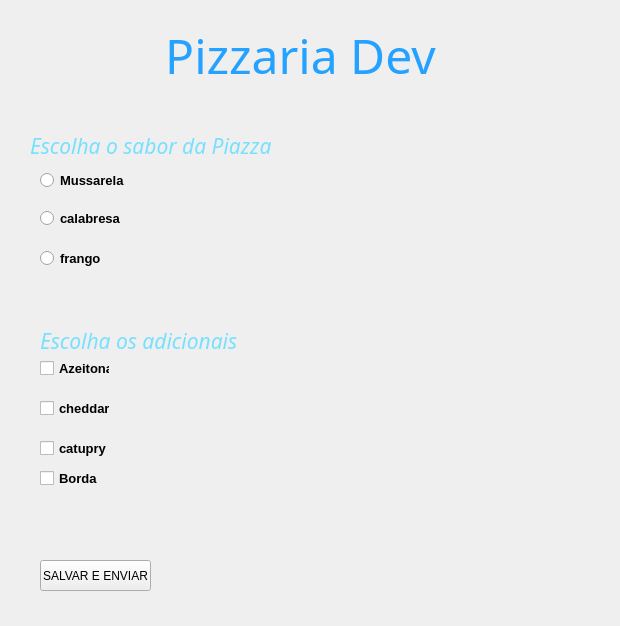
<?xml version="1.0" encoding="UTF-8"?>
<ui version="4.0">
 <class>Form</class>
 <widget class="QWidget" name="Form">
  <property name="geometry">
   <rect>
    <x>0</x>
    <y>0</y>
    <width>620</width>
    <height>626</height>
   </rect>
  </property>
  <property name="windowTitle">
   <string>Form</string>
  </property>
  <widget class="QLabel" name="label">
   <property name="geometry">
    <rect>
     <x>140</x>
     <y>0</y>
     <width>321</width>
     <height>111</height>
    </rect>
   </property>
   <property name="font">
    <font>
     <family>Playball</family>
     <pointsize>36</pointsize>
    </font>
   </property>
   <property name="styleSheet">
    <string notr="true">color:rgb(37, 161, 255)</string>
   </property>
   <property name="text">
    <string>Pizzaria Dev</string>
   </property>
   <property name="alignment">
    <set>Qt::AlignCenter</set>
   </property>
  </widget>
  <widget class="QLabel" name="label_2">
   <property name="geometry">
    <rect>
     <x>30</x>
     <y>110</y>
     <width>261</width>
     <height>71</height>
    </rect>
   </property>
   <property name="font">
    <font>
     <family>Noto Sans</family>
     <pointsize>16</pointsize>
     <italic>true</italic>
    </font>
   </property>
   <property name="styleSheet">
    <string notr="true">color:rgb(119, 224, 255)</string>
   </property>
   <property name="text">
    <string>Escolha o sabor da Piazza</string>
   </property>
  </widget>
  <widget class="QRadioButton" name="radioButton">
   <property name="geometry">
    <rect>
     <x>40</x>
     <y>170</y>
     <width>101</width>
     <height>21</height>
    </rect>
   </property>
   <property name="font">
    <font>
     <pointsize>10</pointsize>
     <weight>75</weight>
     <bold>true</bold>
    </font>
   </property>
   <property name="text">
    <string>Mussarela</string>
   </property>
  </widget>
  <widget class="QRadioButton" name="radioButton_2">
   <property name="geometry">
    <rect>
     <x>40</x>
     <y>210</y>
     <width>82</width>
     <height>17</height>
    </rect>
   </property>
   <property name="font">
    <font>
     <pointsize>10</pointsize>
     <weight>75</weight>
     <bold>true</bold>
    </font>
   </property>
   <property name="text">
    <string>calabresa</string>
   </property>
  </widget>
  <widget class="QRadioButton" name="radioButton_3">
   <property name="geometry">
    <rect>
     <x>40</x>
     <y>250</y>
     <width>82</width>
     <height>17</height>
    </rect>
   </property>
   <property name="font">
    <font>
     <pointsize>10</pointsize>
     <weight>75</weight>
     <bold>true</bold>
    </font>
   </property>
   <property name="text">
    <string>frango</string>
   </property>
  </widget>
  <widget class="QLabel" name="label_3">
   <property name="geometry">
    <rect>
     <x>40</x>
     <y>320</y>
     <width>221</width>
     <height>41</height>
    </rect>
   </property>
   <property name="font">
    <font>
     <family>Noto Sans</family>
     <pointsize>16</pointsize>
     <italic>true</italic>
    </font>
   </property>
   <property name="styleSheet">
    <string notr="true">color:rgb(119, 224, 255)</string>
   </property>
   <property name="text">
    <string>Escolha os adicionais</string>
   </property>
  </widget>
  <widget class="QCheckBox" name="checkBox">
   <property name="geometry">
    <rect>
     <x>40</x>
     <y>400</y>
     <width>70</width>
     <height>17</height>
    </rect>
   </property>
   <property name="font">
    <font>
     <pointsize>10</pointsize>
     <weight>75</weight>
     <bold>true</bold>
    </font>
   </property>
   <property name="text">
    <string>cheddar</string>
   </property>
  </widget>
  <widget class="QCheckBox" name="checkBox_2">
   <property name="geometry">
    <rect>
     <x>40</x>
     <y>440</y>
     <width>70</width>
     <height>17</height>
    </rect>
   </property>
   <property name="font">
    <font>
     <pointsize>10</pointsize>
     <weight>75</weight>
     <bold>true</bold>
    </font>
   </property>
   <property name="text">
    <string>catupry</string>
   </property>
  </widget>
  <widget class="QCheckBox" name="checkBox_3">
   <property name="geometry">
    <rect>
     <x>40</x>
     <y>360</y>
     <width>70</width>
     <height>17</height>
    </rect>
   </property>
   <property name="font">
    <font>
     <pointsize>10</pointsize>
     <weight>75</weight>
     <bold>true</bold>
    </font>
   </property>
   <property name="text">
    <string>Azeitona</string>
   </property>
  </widget>
  <widget class="QCheckBox" name="checkBox_4">
   <property name="geometry">
    <rect>
     <x>40</x>
     <y>470</y>
     <width>70</width>
     <height>17</height>
    </rect>
   </property>
   <property name="font">
    <font>
     <pointsize>10</pointsize>
     <weight>75</weight>
     <bold>true</bold>
    </font>
   </property>
   <property name="text">
    <string>Borda</string>
   </property>
  </widget>
  <widget class="QPushButton" name="pushButton">
   <property name="geometry">
    <rect>
     <x>40</x>
     <y>560</y>
     <width>111</width>
     <height>31</height>
    </rect>
   </property>
   <property name="text">
    <string>SALVAR E ENVIAR</string>
   </property>
  </widget>
  <widget class="QLabel" name="label_final">
   <property name="geometry">
    <rect>
     <x>220</x>
     <y>540</y>
     <width>351</width>
     <height>61</height>
    </rect>
   </property>
   <property name="text">
    <string/>
   </property>
  </widget>
 </widget>
 <resources/>
 <connections/>
</ui>
